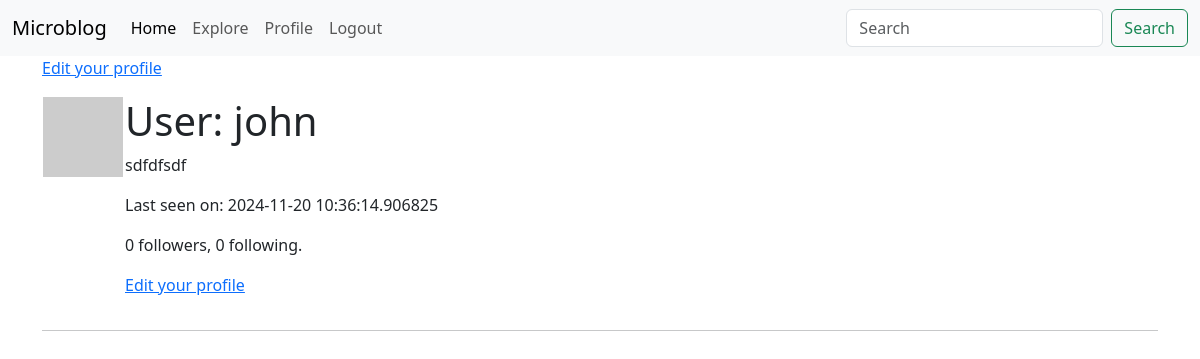
The app's page /user/john (signed in), older data.
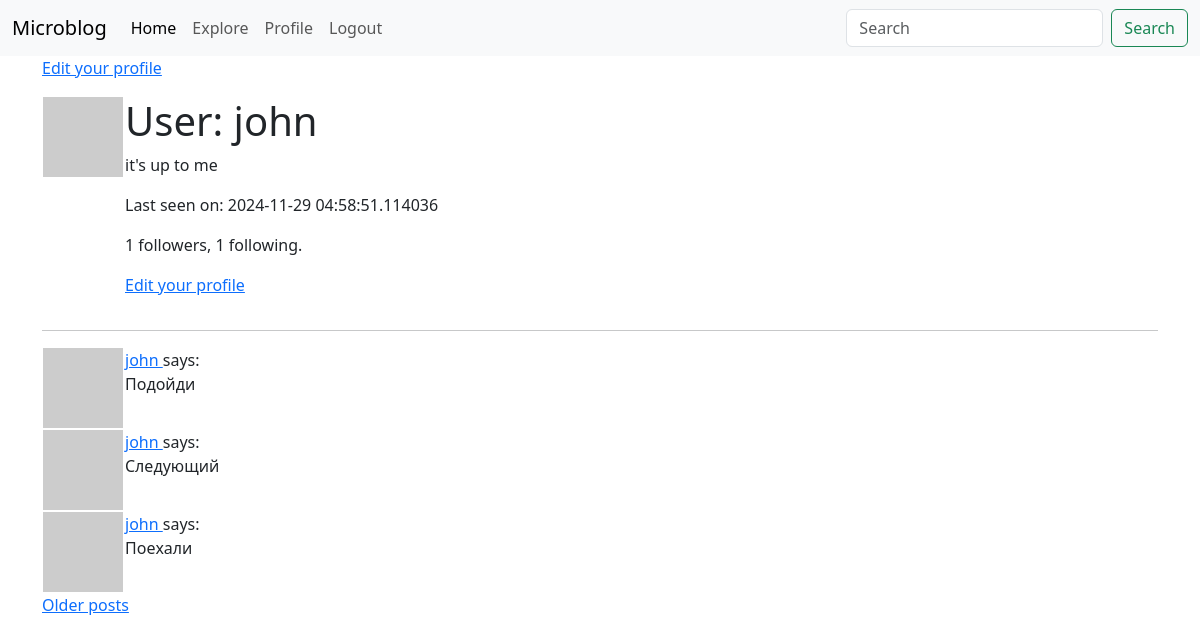
The same page, newer data.
### app/models.py (models this page shows, shortened)
class User(UserMixin, db.Model):
    id: so.Mapped[int] = so.mapped_column(primary_key=True)
    username: so.Mapped[str] = so.mapped_column(sa.String(64), index=True, unique=True)
    email: so.Mapped[str] = so.mapped_column(sa.String(120), index=True, unique=True)
    password_hash: so.Mapped[Optional[str]] = so.mapped_column(sa.String(256))
    about_me: so.Mapped[Optional[str]] = so.mapped_column(sa.String(140))
    last_seen: so.Mapped[Optional[datetime]] = so.mapped_column(default=lambda: datetime.now(timezone.utc))
    following: so.WriteOnlyMapped['User'] = so.relationship(
        secondary=followers, primaryjoin=(followers.c.follower_id == id),
        secondaryjoin=(followers.c.followed_id == id),
        back_populates='followers')
    followers: so.WriteOnlyMapped['User'] = so.relationship(
        secondary=followers, primaryjoin=(followers.c.followed_id == id),
        secondaryjoin=(followers.c.follower_id == id),
        back_populates='following')
    posts: so.WriteOnlyMapped['Post'] = so.relationship(back_populates='author')
    def avatar(self, size):
        digest = md5(self.email.lower().encode('utf-8')).hexdigest()
        return f'https://www.gravatar.com/avatar/{digest}?d=identicon&s={size}'
    def followers_count(self):
        query = sa.select(sa.func.count()).select_from(
            self.followers.select().subquery())
        return db.session.scalar(query)
    def following_count(self):
        query = sa.select(sa.func.count()).select_from(
            self.following.select().subquery())
        return db.session.scalar(query)

class Post(db.Model):
    id: so.Mapped[int] = so.mapped_column(primary_key=True)
    body: so.Mapped[str] = so.mapped_column(sa.String(140))
    timestamp: so.Mapped[datetime] = so.mapped_column(index=True, default=lambda: datetime.now(timezone.utc))
    user_id: so.Mapped[int] = so.mapped_column(sa.ForeignKey(User.id), index=True)
    author: so.Mapped[User] = so.relationship(back_populates='posts')

### app/routes.py (the view)
@app.route('/user/<username>')
@login_required
def user(username):
    user = db.first_or_404(sa.select(User).where(User.username == username))
    page = request.args.get('page', 1, type=int)
    query = user.posts.select().order_by(Post.timestamp.desc())
    posts = db.paginate(query, page=page, per_page=app.config['POSTS_PER_PAGE'], error_out=False)
    next_url = url_for('user', username=user.username, page=posts.next_num) if posts.next_num else None
    prev_url = url_for('user', username=user.username, page=posts.prev_num) if posts.prev_num else None
    form = EmptyForm()
    return render_template('user.html', user=user, posts=posts, form=form, next_url=next_url, prev_url=prev_url)

### app/forms.py
class EmptyForm(FlaskForm):
    submit = SubmitField('Submit')

### app/models.py (called while the page is built)
@login.user_loader
def load_user(id):
  return db.session.get(User, int(id))

### app/routes.py (called while the page is built)
@app.before_request
def before_request():
    if current_user.is_authenticated:
        current_user.last_seen = datetime.now(timezone.utc)
        db.session.commit()

### app/templates/user.html (shortened to what this page needs)
{% extends "base.html" %}
{% block content %}
    {% if user == current_user %}
    <p><a href="{{ url_for('edit_profile') }}">Edit your profile</a></p>
    {% endif %}
    <table>
        <tr valign="top">
            <td><img src="{{ user.avatar(128) }}"></td>
            <td>
                <h1>User: {{ user.username }}</h1>
                {% if user.about_me %}<p>{{ user.about_me }}</p>{% endif %}
                {% if user.last_seen %}<p>Last seen on: {{ user.last_seen }}</p>{% endif %}
                <p>{{ user.followers_count() }} followers, {{ user.following_count() }} following.</p>
                {% if user == current_user %}
                <p><a href="{{ url_for('edit_profile') }}">Edit your profile</a></p>
                {% endif %}
            </td>
        </tr>
    </table>
    <hr>
    {% for post in posts %}
        {% include "_post.html" %}
    {% endfor %}
    {% if next_url %}
        <a href="{{ next_url }}">Older posts</a>
    {% endif %}
{% endblock %}

### app/templates/_post.html
    <table>
        <tr valign="top">
            <td><img src="{{ post.author.avatar(36) }}"></td>
            <td>
                <a href="{{ url_for('user', username=post.author.username) }}">
                    {{ post.author.username }}
                </a>
                says:<br>{{ post.body }}
            </td>
        </tr>
    </table>

Row changes from the older to the newer data that the page shows:
changed User "john": about_me "sdfdfsdf" → "it's up to me"; last_seen "2024-11-20 10:36:14.906825" → "2024-11-29 04:58:51.114036"
added Post: author.username "john", body "Подойди"
added Post: author.username "john", body "Следующий"
added Post: author.username "john", body "Поехали"
Text that changed along with them:
{{ user.followers_count() }}: "0" → "1"
{{ user.following_count() }}: "0" → "1"
text now shown: "Older posts"
